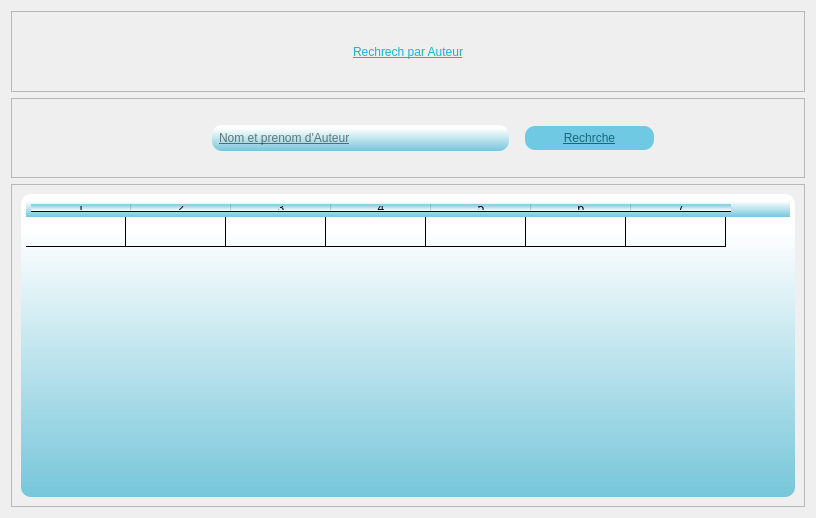
<?xml version="1.0" encoding="UTF-8"?>
<ui version="4.0">
 <class>Dialog</class>
 <widget class="QDialog" name="Dialog">
  <property name="geometry">
   <rect>
    <x>0</x>
    <y>0</y>
    <width>816</width>
    <height>518</height>
   </rect>
  </property>
  <property name="windowTitle">
   <string>Dialog</string>
  </property>
  <property name="styleSheet">
   <string notr="true">background-image: url(b.png);</string>
  </property>
  <layout class="QVBoxLayout" name="verticalLayout" stretch="1,1,4">
   <item>
    <widget class="QFrame" name="frame">
     <property name="frameShape">
      <enum>QFrame::StyledPanel</enum>
     </property>
     <property name="frameShadow">
      <enum>QFrame::Raised</enum>
     </property>
     <layout class="QHBoxLayout" name="horizontalLayout">
      <item alignment="Qt::AlignHCenter">
       <widget class="QLabel" name="label">
        <property name="styleSheet">
         <string notr="true">font: 18pt &quot;Bauhaus 93&quot;;
text-decoration: underline;
color: qlineargradient(spread:pad, x1:1, y1:1, x2:1, y2:0.12, stop:0 rgba(22, 179, 218, 255), stop:1 rgba(255, 255, 255, 255));</string>
        </property>
        <property name="text">
         <string>Rechrech par Auteur</string>
        </property>
       </widget>
      </item>
     </layout>
    </widget>
   </item>
   <item>
    <widget class="QFrame" name="frame_2">
     <property name="frameShape">
      <enum>QFrame::StyledPanel</enum>
     </property>
     <property name="frameShadow">
      <enum>QFrame::Raised</enum>
     </property>
     <layout class="QHBoxLayout" name="horizontalLayout_2" stretch="2,1">
      <property name="leftMargin">
       <number>200</number>
      </property>
      <property name="rightMargin">
       <number>140</number>
      </property>
      <item>
       <widget class="QLineEdit" name="lineEdit">
        <property name="styleSheet">
         <string notr="true">font: bold 12px/25px Arial, sans-serif;  
border-radius: 10px;
color: rgb(0, 0, 0);

background-color: qlineargradient(spread:pad, x1:1, y1:1, x2:1, y2:0.12, stop:0 rgba(118, 198, 218, 255), stop:1 rgba(255, 255, 255, 255));

padding:5;
font: 11pt &quot;Malgun Gothic&quot;;
text-decoration: underline;</string>
        </property>
        <property name="inputMask">
         <string/>
        </property>
        <property name="placeholderText">
         <string>Nom et prenom d'Auteur</string>
        </property>
       </widget>
      </item>
      <item>
       <widget class="QPushButton" name="pushButton">
        <property name="cursor">
         <cursorShape>PointingHandCursor</cursorShape>
        </property>
        <property name="styleSheet">
         <string notr="true">  margin: 10px;
font: bold 12px/25px Arial, sans-serif;  
border-radius: 10px;
color: #19667d;
background: #70c9e3;
padding:5;
font: 14pt &quot;Impact&quot;;
text-decoration: underline;</string>
        </property>
        <property name="text">
         <string>Rechrche</string>
        </property>
       </widget>
      </item>
     </layout>
    </widget>
   </item>
   <item>
    <widget class="QFrame" name="frame_3">
     <property name="frameShape">
      <enum>QFrame::StyledPanel</enum>
     </property>
     <property name="frameShadow">
      <enum>QFrame::Raised</enum>
     </property>
     <layout class="QHBoxLayout" name="horizontalLayout_3">
      <item>
       <widget class="QTableWidget" name="tableWidget">
        <property name="styleSheet">
         <string notr="true">font: bold 12px/25px Arial, sans-serif;  
border-radius: 10px;
color: rgb(0, 0, 0);

background-color: qlineargradient(spread:pad, x1:1, y1:1, x2:1, y2:0.12, stop:0 rgba(118, 198, 218, 255), stop:1 rgba(255, 255, 255, 255));

padding:5;
font: 11pt &quot;Malgun Gothic&quot;;
text-decoration: underline;</string>
        </property>
        <property name="verticalScrollMode">
         <enum>QAbstractItemView::ScrollPerPixel</enum>
        </property>
        <property name="horizontalScrollMode">
         <enum>QAbstractItemView::ScrollPerPixel</enum>
        </property>
        <property name="rowCount">
         <number>1</number>
        </property>
        <property name="columnCount">
         <number>7</number>
        </property>
        <attribute name="verticalHeaderVisible">
         <bool>false</bool>
        </attribute>
        <row/>
        <column/>
        <column/>
        <column/>
        <column/>
        <column/>
        <column/>
        <column/>
        <item row="0" column="0">
         <property name="text">
          <string/>
         </property>
        </item>
       </widget>
      </item>
     </layout>
    </widget>
   </item>
  </layout>
 </widget>
 <resources/>
 <connections/>
</ui>
